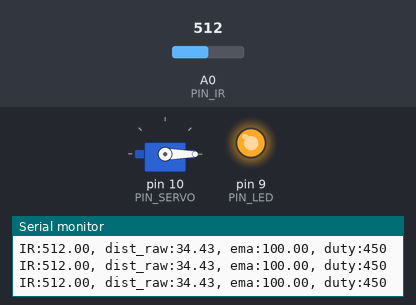
The sketch below on a simulated Arduino Uno, built with avr-gcc and run on an emulated ATmega328P. On the bench: servo, output pins drawn as LEDs (lit = HIGH), the last lines printed to the serial monitor. The inputs (shaded band) are chosen by the test bench; at power-on: A0 (PIN_IR) = 512.

Above: at 1.2 s.
1.3 s: A0 (PIN_IR) set to 363
2.8 s: A0 (PIN_IR) set to 341
At 3.3 s:
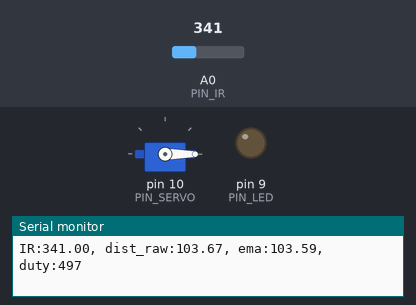
4.3 s: A0 (PIN_IR) set to 306
At 5.5 s:
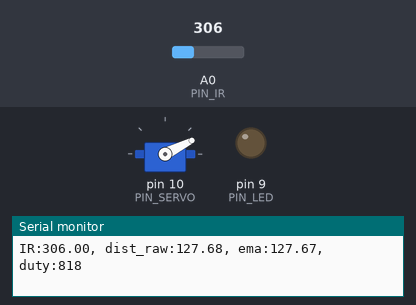
7.3 s: A0 (PIN_IR) set to 122
At 8.0 s:
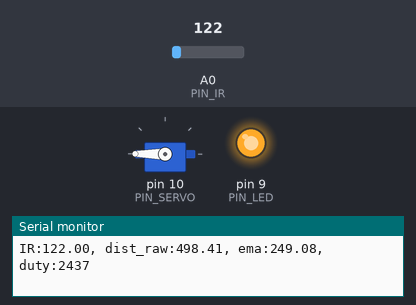
9.2 s: A0 (PIN_IR) set to 10
10.7 s: A0 (PIN_IR) set to 7
At 11.0 s:
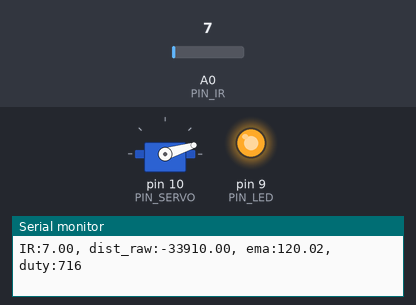
Timing chart, 0 to 13.6 s (numbered marks = the images above; inputs shaded):
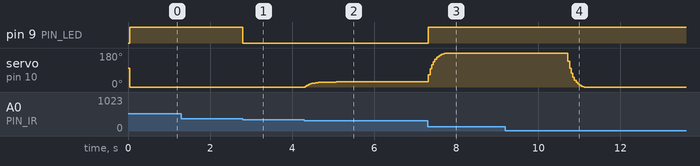

Measured:
- the behaviour switches between 348 and 347 on A0 (PIN_IR) (found by bisection; images 0 and 1)
- the behaviour switches between 9 and 8 on A0 (PIN_IR) (found by bisection; images 3 and 4)
- after the input at 2.8 s, pin 9 (PIN_LED): HIGH → LOW at once
- after the input at 4.3 s, servo on pin 10 (PIN_SERVO): moves from 0° to 27° over 0.76 s, starting at once
- after the input at 7.3 s, pin 9 (PIN_LED): LOW → HIGH at once; servo on pin 10 (PIN_SERVO): moves from 27° to 180° over 0.44 s, starting at once
- after the input at 10.7 s, servo on pin 10 (PIN_SERVO): moves from 180° to 0° over 0.40 s, starting at once

The sketch:

17P14.ino
```cpp
#include <Servo.h>

#define PIN_IR    0
#define PIN_LED   9
#define PIN_SERVO 10

#define _DUTY_MIN 450
#define _DUTY_NEU 1550
#define _DUTY_MAX 2450

#define _DIST_MIN 100.0
#define _DIST_MAX 250.0

#define EMA_ALPHA 0.25
#define LOOP_INTERVAL 40

Servo myservo;
unsigned long last_loop_time = 0;

float dist_filtered;
float dist_ema = _DIST_MIN;

void setup()
{
  pinMode(PIN_LED, OUTPUT);
  myservo.attach(PIN_SERVO);
  myservo.writeMicroseconds(_DUTY_NEU);
  Serial.begin(1000000);
}

void loop()
{
  unsigned long time_curr = millis();
  int duty;
  float a_value, dist_raw;

  if (time_curr < (last_loop_time + LOOP_INTERVAL))
    return;
  last_loop_time += LOOP_INTERVAL;

  a_value = analogRead(PIN_IR);
  dist_raw = (6762.0 / (a_value - 9.0) - 4.0) * 10.0 - 60.0;

  if (dist_raw > _DIST_MAX) {
    dist_filtered = _DIST_MAX;
    digitalWrite(PIN_LED, HIGH);
  }
  else if (dist_raw < _DIST_MIN) {
    dist_filtered = _DIST_MIN;
    digitalWrite(PIN_LED, HIGH);
  }
  else {
    dist_filtered = dist_raw;
    digitalWrite(PIN_LED, LOW);
  }

  dist_ema = dist_filtered * EMA_ALPHA + dist_ema * (1 - EMA_ALPHA);
  duty = _DUTY_MIN + ((dist_ema - _DIST_MIN) / (_DIST_MAX - _DIST_MIN)) * (_DUTY_MAX - _DUTY_MIN);
  myservo.writeMicroseconds(duty);

  Serial.print("IR:");           Serial.print(a_value);
  Serial.print(", dist_raw:");   Serial.print(dist_raw);
  Serial.print(", ema:");        Serial.print(dist_ema);
  Serial.print(", duty:");       Serial.print(duty);
  Serial.println("");
}
```
